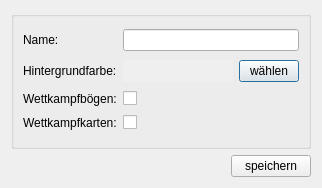
<?xml version="1.0" encoding="UTF-8"?>
<ui version="4.0">
 <class>Db_St_Dialog_Ui</class>
 <widget class="QDialog" name="Db_St_Dialog_Ui">
  <property name="geometry">
   <rect>
    <x>0</x>
    <y>0</y>
    <width>322</width>
    <height>188</height>
   </rect>
  </property>
  <property name="sizePolicy">
   <sizepolicy hsizetype="Fixed" vsizetype="Fixed">
    <horstretch>0</horstretch>
    <verstretch>0</verstretch>
   </sizepolicy>
  </property>
  <property name="windowTitle">
   <string>TurnFix - Statusdaten</string>
  </property>
  <property name="windowIcon">
   <iconset resource="../../../../resources/TurnFix.qrc">
    <normaloff>:/appicons/icon.png</normaloff>:/appicons/icon.png</iconset>
  </property>
  <layout class="QGridLayout" name="gridLayout">
   <item row="0" column="0">
    <widget class="QGroupBox" name="groupBox">
     <property name="sizePolicy">
      <sizepolicy hsizetype="Expanding" vsizetype="Preferred">
       <horstretch>0</horstretch>
       <verstretch>0</verstretch>
      </sizepolicy>
     </property>
     <property name="title">
      <string/>
     </property>
     <layout class="QGridLayout" name="gridLayout_2">
      <item row="0" column="0">
       <widget class="QLabel" name="label">
        <property name="sizePolicy">
         <sizepolicy hsizetype="Preferred" vsizetype="Preferred">
          <horstretch>0</horstretch>
          <verstretch>0</verstretch>
         </sizepolicy>
        </property>
        <property name="text">
         <string>Name:</string>
        </property>
       </widget>
      </item>
      <item row="0" column="1" colspan="2">
       <widget class="QLineEdit" name="txt_name"/>
      </item>
      <item row="1" column="0">
       <widget class="QLabel" name="label_2">
        <property name="text">
         <string>Hintergrundfarbe:</string>
        </property>
       </widget>
      </item>
      <item row="1" column="1">
       <widget class="QLabel" name="lbl_color">
        <property name="sizePolicy">
         <sizepolicy hsizetype="Expanding" vsizetype="Preferred">
          <horstretch>0</horstretch>
          <verstretch>0</verstretch>
         </sizepolicy>
        </property>
        <property name="autoFillBackground">
         <bool>true</bool>
        </property>
        <property name="text">
         <string/>
        </property>
       </widget>
      </item>
      <item row="1" column="2">
       <widget class="QPushButton" name="but_color">
        <property name="sizePolicy">
         <sizepolicy hsizetype="Fixed" vsizetype="Fixed">
          <horstretch>0</horstretch>
          <verstretch>0</verstretch>
         </sizepolicy>
        </property>
        <property name="minimumSize">
         <size>
          <width>60</width>
          <height>0</height>
         </size>
        </property>
        <property name="maximumSize">
         <size>
          <width>60</width>
          <height>16777215</height>
         </size>
        </property>
        <property name="text">
         <string>wählen</string>
        </property>
       </widget>
      </item>
      <item row="2" column="0">
       <widget class="QLabel" name="label_4">
        <property name="text">
         <string>Wettkampfbögen:</string>
        </property>
       </widget>
      </item>
      <item row="3" column="0">
       <widget class="QLabel" name="label_5">
        <property name="text">
         <string>Wettkampfkarten:</string>
        </property>
       </widget>
      </item>
      <item row="2" column="1">
       <widget class="QCheckBox" name="chk_bogen">
        <property name="text">
         <string/>
        </property>
       </widget>
      </item>
      <item row="3" column="1">
       <widget class="QCheckBox" name="chk_karte">
        <property name="text">
         <string/>
        </property>
       </widget>
      </item>
     </layout>
    </widget>
   </item>
   <item row="1" column="0">
    <widget class="QPushButton" name="but_save">
     <property name="sizePolicy">
      <sizepolicy hsizetype="Fixed" vsizetype="Fixed">
       <horstretch>0</horstretch>
       <verstretch>0</verstretch>
      </sizepolicy>
     </property>
     <property name="layoutDirection">
      <enum>Qt::RightToLeft</enum>
     </property>
     <property name="text">
      <string>speichern</string>
     </property>
    </widget>
   </item>
  </layout>
 </widget>
 <resources>
  <include location="../../../../resources/TurnFix.qrc"/>
 </resources>
 <connections/>
</ui>
